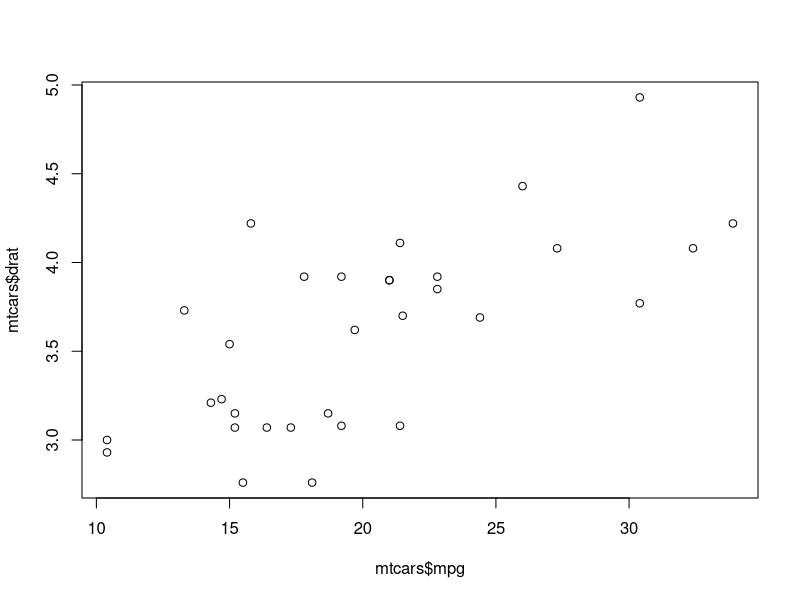

Write R code to recreate this figure.
## ---- chunk 1
plot(mtcars$mpg, mtcars$drat)
